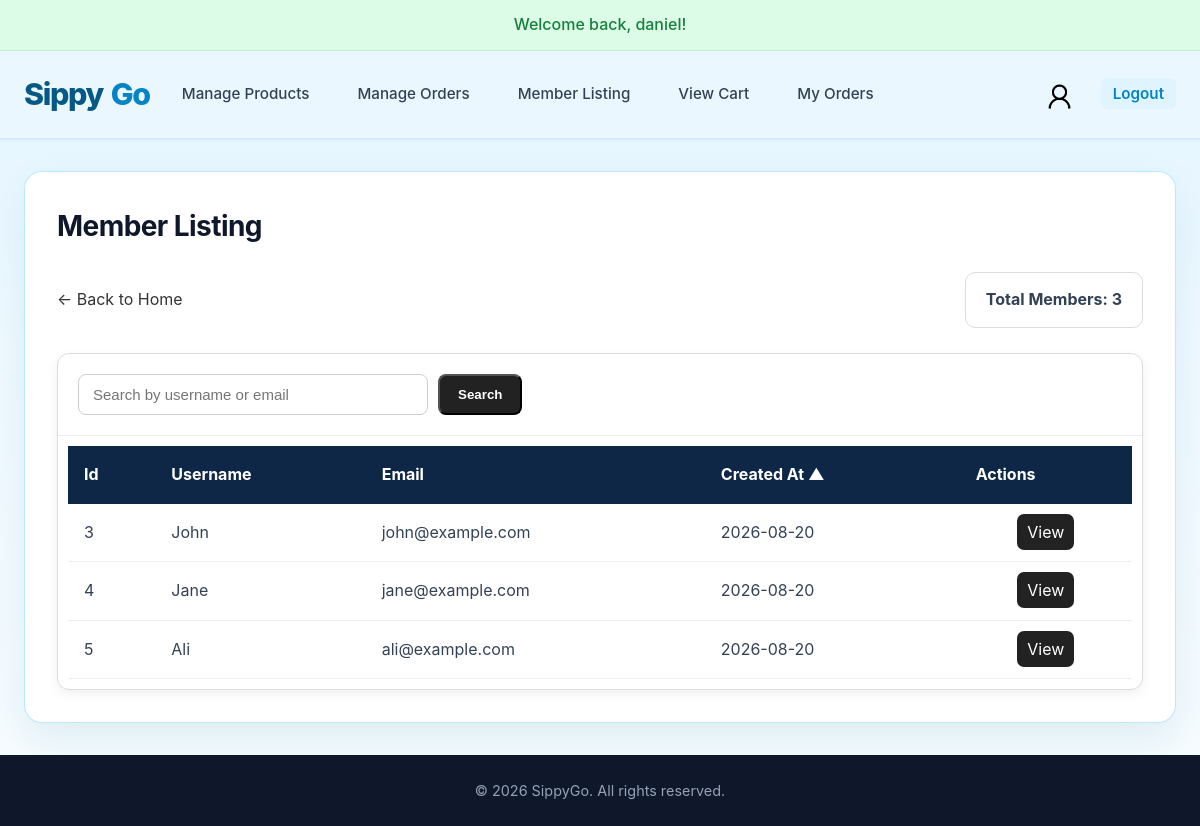
Page /pages/admin/member_listing.php (signed in) on the committed database.
### tables this page shows
CREATE TABLE `users` (
  `user_id` INT(11) NOT NULL AUTO_INCREMENT,
  `username` VARCHAR(50) NOT NULL UNIQUE,
  `email` VARCHAR(100) NOT NULL UNIQUE,
  `password` VARCHAR(255) NOT NULL,
  `role` ENUM('admin', 'member') NOT NULL DEFAULT 'member',
  `profilepic` VARCHAR(255) DEFAULT NULL,
  `reward_points` INT UNSIGNED NOT NULL DEFAULT 0,
  `created_at` TIMESTAMP DEFAULT CURRENT_TIMESTAMP,
  PRIMARY KEY (`user_id`)
);

### _base.php (called while the page is built, shortened)
<?php
function req($key, $value = null) {
    $value = $_REQUEST[$key] ?? $value;
    return is_array($value) ? array_map('trim', $value) : trim($value);
}
function encode($value) {
    return htmlentities($value);
}

### pages/admin/member_listing.php (the view, shortened to what this page needs)
<?php
require_once '../../_base.php';
include '../../_head.php';
$userFields = [
    'user_id'       => 'Id',
    'username'      => 'Username',
    'email'         => 'Email',
    'created_at'    => 'Created At',
];
$search = trim(req('search', ''));
$sort = req('sort', '');
key_exists($sort, $userFields) || $sort = 'created_at';
$dir = req('dir', '');
in_array($dir, ['asc', 'desc']) || $dir = 'asc';
$page = max(1, intval(req('page', 1)));
$pageSize = 10;
$pageOffset = ($page - 1) * $pageSize;
$selectSQL = "SELECT user_id, username, email, created_at";
$countSQL = "SELECT COUNT(*) AS total_members";
$baseSQL = "
    FROM users
    WHERE 1=1
    AND role = 'member'
    AND (username LIKE '%{$search}%' OR email LIKE '%{$search}%')
";
$orderSQL = "ORDER BY {$sort} {$dir}";
$paginationSQL = "LIMIT {$pageSize} OFFSET {$pageOffset}";
$total_members = $_db->query("{$countSQL} {$baseSQL}")->fetchColumn();
$total_pages = max(1, (int) ceil($total_members / $pageSize));
$page > $total_pages && $page = $total_pages;
$members = $_db->query("{$selectSQL} {$baseSQL} {$orderSQL} {$paginationSQL}")->fetchAll(PDO::FETCH_ASSOC);
?>
<link rel="stylesheet" href="../../css/admin.css">
<link rel="stylesheet" href="../../css/main.css">
<link rel="stylesheet" href="../../css/orders.css">
<div class="admin-orders-page">
    <div class="page-header" style="justify-content: space-between;">
        <a class="back-link" href="/" style="margin: 0px;">
            ← Back to Home
        </a>
        <div class="order-count">
            Total Members: <?= $total_members ?>
        </div>
    </div>
    <div class="admin-order-card">
        <div class="table-tools" style="justify-content: normal;">
            <input
                id="searchInput"
                type="text"
                class="search-box"
                placeholder="Search by username or email"
                value="<?= encode($search) ?>"
            >
            <button id="searchBtn" class="add-button">
                Search
            </button>
        </div>
        <div style="margin: 10px;">
            <table class="admin-order-table">
                <thead>
                    <tr>
                        <?php foreach ($userFields as $field => $label): ?>
                            <th data-field="<?= encode($field) ?>" style="cursor: pointer;">
                                <?= encode($label) ?>
                                <?php if ($sort == $field): ?>
                                    <?= $dir == 'asc' ? '▲' : '▼' ?>
                                <?php endif; ?>
                            </th>
                        <?php endforeach; ?>
                        <th>Actions</th>
                    </tr>
                </thead>
                <tbody>
                    <?php if ($total_members < 1): ?>
                        <tr>
                            <td colspan="<?= count($userFields) ?>" class="no-orders">
                                No members found.
                            </td>
                        </tr>
                    <?php else: ?>
                        <?php foreach ($members as $member): ?>
                            <tr>
                                <?php foreach ($userFields as $field => $label): ?>
                                    <td>
                                        <?php if ($field == 'created_at'): ?>
                                            <?= date('Y-m-d', strtotime($member[$field])) ?>
                                        <?php else: ?>
                                            <?= encode($member[$field]) ?>
                                        <?php endif; ?>
                                    </td>
                                <?php endforeach; ?>
                                <td class="action-buttons">
                                    <a href="member_details.php?id=<?= $member['user_id'] ?>&page=<?= $page ?>"
                                    class="btn-view" style="text-align: center; font-size: medium;">
                                        View
                                    </a>
                                </td>
                            </tr>
                        <?php endforeach; ?>
                    <?php endif; ?>
                </tbody>
            </table>
        </div>
    </div>
</div>
<?php include '../../_foot.php'; ?>

### css/main.css (style rules this page uses)
:root { --primary: #0284c7; --primary-hover: #0369a1; --primary-light: #dff4ff; --dark: #0f172a; --text-main: #334155; --text-muted: #64748b; --bg-main: #eff9ff; --card-bg: #ffffff; --border-color: #e2e8f0; --shadow-sm: 0 1px 3px rgba(0,0,0,0.05); --shadow-md: 0 4px 12px rgba(0,0,0,0.08); --shadow-lg: 0 10px 25px rgba(0,0,0,0.12); --radius: 10px; --transition: all 0.2s cubic-bezier(0.4, 0, 0.2, 1); }
* { box-sizing: border-box; }
html, body { min-height: 100%; }
body { margin: 0; min-height: 100vh; display: flex; flex-direction: column; font-family: -apple-system, BlinkMacSystemFont, "Segoe UI", Roboto, "Helvetica Neue", Arial, sans-serif; line-height: 1.6; color: var(--text-main); background: linear-gradient(180deg, #dff4ff 0, var(--bg-main) 320px, #f8fcff 100%); }

### css/admin.css (style rules this page uses)
.page-header { display: flex; justify-content: space-between; align-items: center; gap: 20px; margin-bottom: 25px; }
.table-tools { display: flex; justify-content: space-between; align-items: center; gap: 15px; padding: 20px; border-bottom: 1px solid #e5e5e5; flex-wrap: wrap; }
.search-box { width: 300px; padding: 11px 14px; border: 1px solid #cccccc; border-radius: 8px; font-size: 15px; }
.add-button { display: inline-block; padding: 11px 18px; background: #222; color: white; text-decoration: none; border-radius: 8px; font-weight: bold; transition: .2s; }
.action-buttons { text-align: center;vertical-align: middle;padding: 12px; }
.btn-view,.btn-edit,.btn-delete { padding: 8px 10px;border-radius: 7px;text-decoration: none;color: white; font-size: 12px;text-align: center;transition: .2s; }
.btn-view { background: #222; }
.back-link { display: inline-block; margin-top: 20px; color: #333; text-decoration: none; }

### css/orders.css (style rules this page uses)
.admin-orders-page { width: 100%; }
.page-header { display: flex; justify-content: space-between; align-items: center; margin-bottom: 25px; }
.order-count { padding: 14px 20px; background-color: #ffffff; border: 1px solid #dddddd; border-radius: 10px; font-weight: bold; }
.admin-order-card { overflow: hidden; background-color: #ffffff; border: 1px solid #dddddd; border-radius: 12px; box-shadow: 0 4px 12px rgba(0, 0, 0, 0.06); }
.table-tools { padding: 20px; border-bottom: 1px solid #eeeeee; display: flex; align-items: center; gap: 10px; }
.search-box { width: 100%; max-width: 350px; padding: 11px 14px; border: 1px solid #cccccc; border-radius: 8px; font-size: 15px; }
.admin-order-table { width: 100%; min-width: 850px; border-collapse: collapse; }
.admin-order-table th { padding: 16px; background-color: #0f2747; color: #ffffff; text-align: left; }
.admin-order-table td { padding: 16px; border-bottom: 1px solid #eeeeee; }
.back-link { display: inline-block; margin-top: 20px; color: #333333; text-decoration: none; }

### rows in the picture
users: user_id "3", username "John", email "john@example.com", created_at "2026-08-20"
users: user_id "4", username "Jane", email "jane@example.com", created_at "2026-08-20"
users: user_id "5", username "Ali", email "ali@example.com", created_at "2026-08-20"

### other values in the picture
temp('info') "Welcome back, daniel!"
$_title "Member Listing"
$total_members "3"
encode($label) "Id"
encode($label) "Username"
encode($label) "Email"
encode($label) "Created At"
